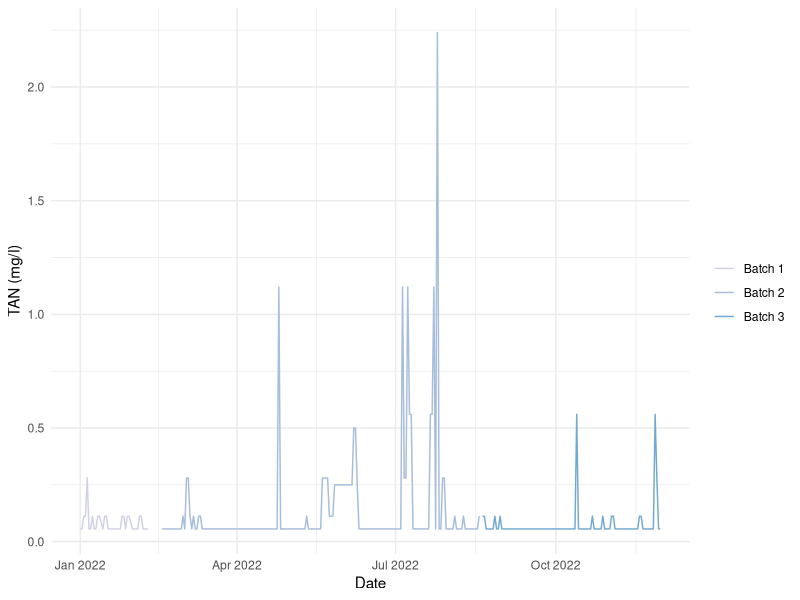
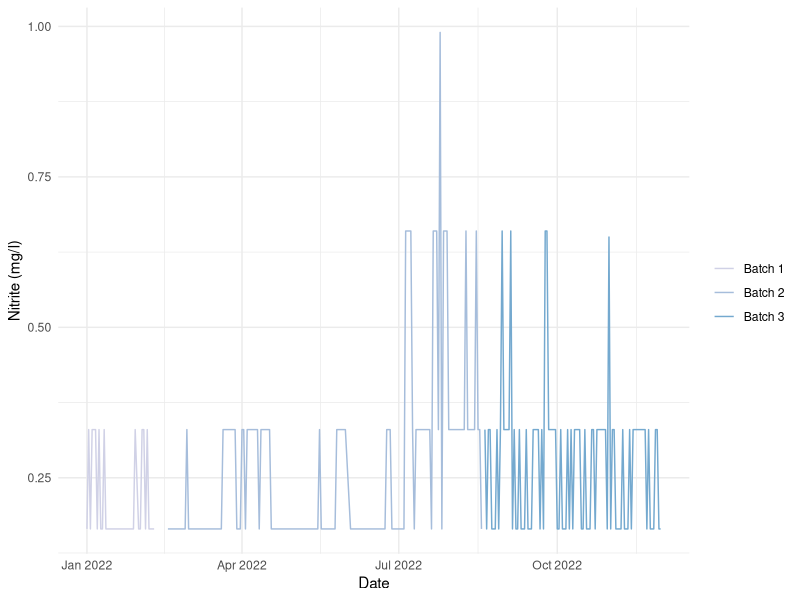
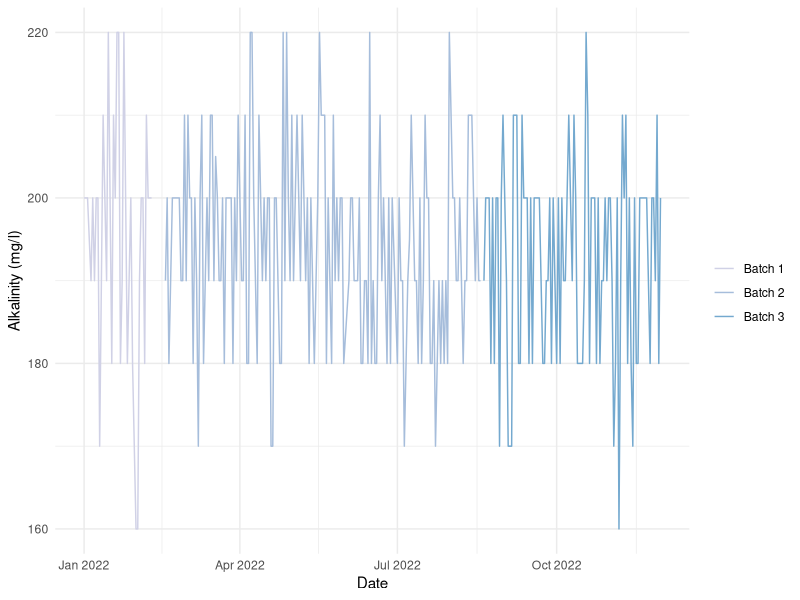
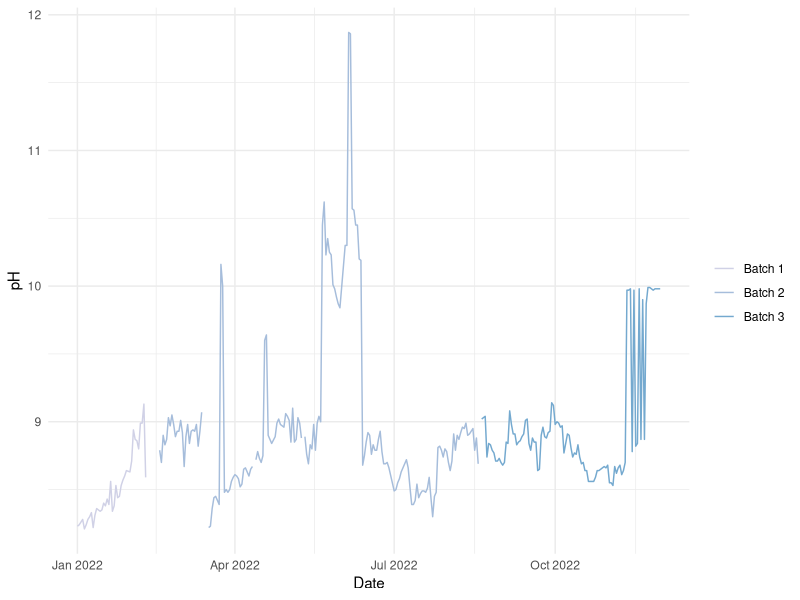
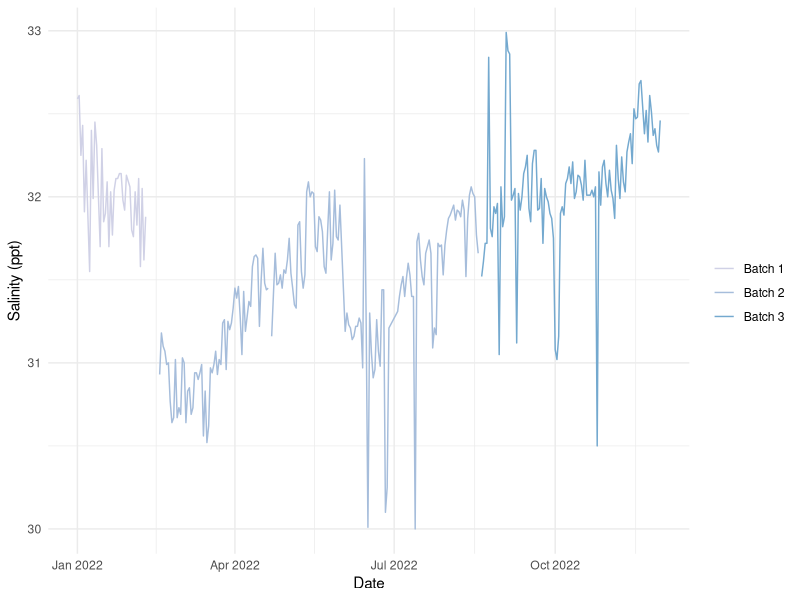
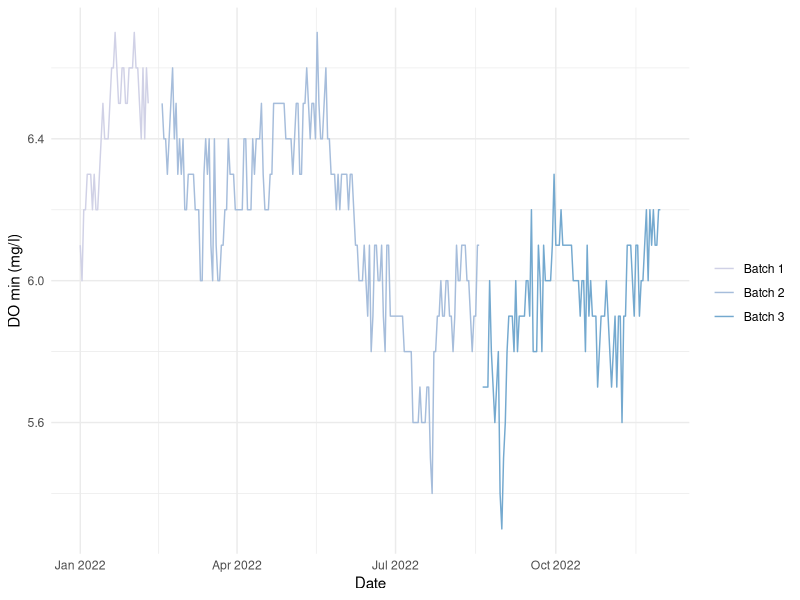
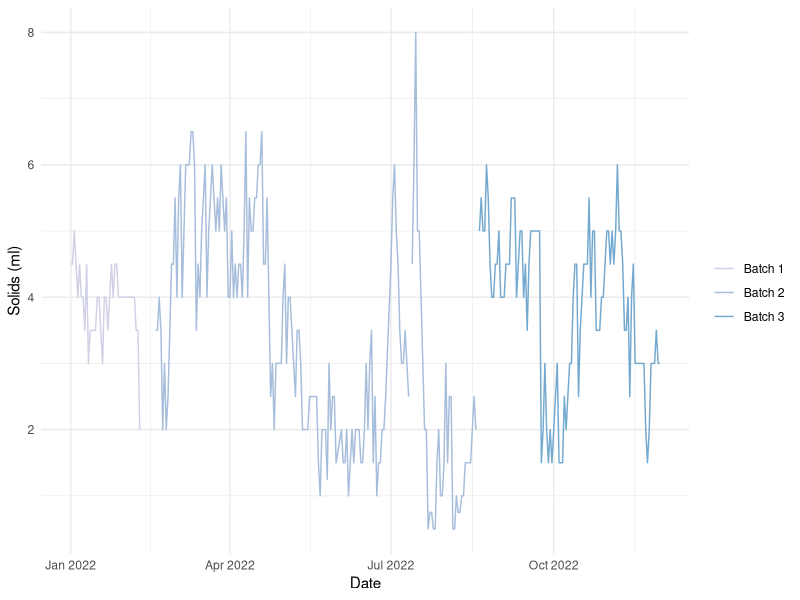
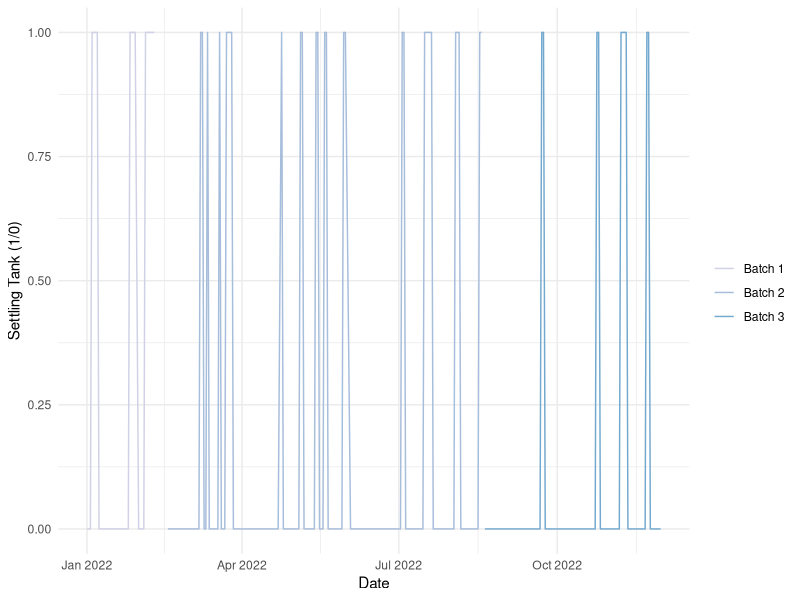

Source code (R) for these figures, in order:
## ---- chunk 1
knitr::opts_chunk$set(echo = FALSE, warning = FALSE, message = FALSE)
## ---- chunk 2
# import libraries
library(tidyverse)
library(broom)
library(kableExtra)
## ---- chunk 3

# import data
water_chem <- read.csv("data/water_chem.csv")

rainfall <- read.csv("data/rain_aet.csv") %>%
  mutate(date = as.Date(date))

primo.water <- read.csv("data/primo_water_21.csv")
## ---- chunk 4

# clean up spreadsheet
water_chem <- water_chem %>%
  mutate(DATE = as.Date(DATE, origin = "1899-12-30"),
         pH = as.numeric(str_replace(pH, "-", "")),
         Tempmax = str_replace(Tempmax, "-", ""),
         Tempmax = as.numeric(str_replace(Tempmax, ",", ".")),
         Feed = as.numeric(str_remove_all(Feed, "[:alpha:]|\\s")),
         Solids = as.numeric(str_remove_all(Solids, "[:alpha:]|\\s|\\(|\\)|\\-")),
         Settling.Tank = str_to_lower(Settling.Tank),
         Foam.Level = as.numeric(str_remove_all(Foam.Level, "[:alpha:]|\\/|\\s")))
## ---- chunk 5

# mutate some useful parameters
water_chem_4 <- water_chem %>%
  filter(DATE > "2021-12-31") %>%
  mutate(batch = case_when(DATE < "2022-02-17" ~ "batch_1",
                           DATE >= "2022-02-17" & DATE <= "2022-08-18" ~ "batch_2",
                           DATE >= "2022-08-20" & DATE <= "2022-11-30" ~ "batch_3"),
         total.feed = Feed * 8,
         Nitrite = case_when(Nitrite > 100 ~ Nitrite / 1000,
                             TRUE ~ Nitrite),
         pH = replace(pH, pH > 14, NA_real_),
         Settling.Tank = case_when(Settling.Tank == "no" ~ 0,
                                   Settling.Tank == "yes" ~ 1,
                                   TRUE ~ 0))


## ---- chunk 6

# plot TAN
rw_4_tan <- water_chem_4 %>%
  ggplot(aes(DATE, TAN, color = batch)) +
  geom_line()+
  scale_color_manual("", breaks = c("batch_1", "batch_2", "batch_3"),
                     values = c("#d0d1e6", "#a6bddb", "#74a9cf"),
                     labels = c("Batch 1", "Batch 2", "Batch 3")) +
  labs(x = "Date", y = "TAN (mg/l)") + 
  theme_minimal()

rw_4_tan
## ---- chunk 7

# plot nitrite
rw_4_nit <- water_chem_4 %>%
  ggplot(aes(DATE, Nitrite, color = batch)) +
  geom_line()+
  scale_color_manual("", breaks = c("batch_1", "batch_2", "batch_3"),
                     values = c("#d0d1e6", "#a6bddb", "#74a9cf"),
                     labels = c("Batch 1", "Batch 2", "Batch 3")) +
  labs(x = "Date", y = "Nitrite (mg/l)") + 
  theme_minimal()

rw_4_nit
## ---- chunk 8

# plot Alk
rw_4_alk <- water_chem_4 %>%
  ggplot(aes(DATE, ALK, color = batch)) +
  geom_line()+
  scale_color_manual("", breaks = c("batch_1", "batch_2", "batch_3"),
                     values = c("#d0d1e6", "#a6bddb", "#74a9cf"),
                     labels = c("Batch 1", "Batch 2", "Batch 3")) +
  labs(x = "Date", y = "Alkalinity (mg/l)") + 
  theme_minimal()

rw_4_alk
## ---- chunk 9

# plot pH
rw_4_ph <- water_chem_4 %>%
  ggplot(aes(DATE, pH, color = batch)) +
  geom_line()+
  scale_color_manual("", breaks = c("batch_1", "batch_2", "batch_3"),
                     values = c("#d0d1e6", "#a6bddb", "#74a9cf"),
                     labels = c("Batch 1", "Batch 2", "Batch 3")) +
  labs(x = "Date", y = "pH") + 
  theme_minimal()

rw_4_ph
## ---- chunk 10

# plot salinity
rw_4_sal <- water_chem_4 %>%
  ggplot(aes(DATE, Salinity, color = batch)) +
  geom_line()+
  scale_color_manual("", breaks = c("batch_1", "batch_2", "batch_3"),
                     values = c("#d0d1e6", "#a6bddb", "#74a9cf"),
                     labels = c("Batch 1", "Batch 2", "Batch 3")) +
  labs(x = "Date", y = "Salinity (ppt)") + 
  theme_minimal()

rw_4_sal
## ---- chunk 11

# plot DO
rw_4_do <- water_chem_4 %>%
  ggplot(aes(DATE, DOmin, color = batch)) +
  geom_line()+
  scale_color_manual("", breaks = c("batch_1", "batch_2", "batch_3"),
                     values = c("#d0d1e6", "#a6bddb", "#74a9cf"),
                     labels = c("Batch 1", "Batch 2", "Batch 3")) +
  labs(x = "Date", y = "DO min (mg/l)") + 
  theme_minimal()

rw_4_do
## ---- chunk 12

# plot solids
rw_4_solids <- water_chem_4 %>%
  ggplot(aes(DATE, Solids, color = batch)) +
  geom_line()+
  scale_color_manual("", breaks = c("batch_1", "batch_2", "batch_3"),
                     values = c("#d0d1e6", "#a6bddb", "#74a9cf"),
                     labels = c("Batch 1", "Batch 2", "Batch 3")) +
  labs(x = "Date", y = "Solids (ml)") + 
  theme_minimal()

rw_4_solids
## ---- chunk 13

# plot settling tank
rw_4_settling <- water_chem_4 %>%
  ggplot(aes(DATE, Settling.Tank, color = batch)) +
  geom_line()+
  scale_color_manual("", breaks = c("batch_1", "batch_2", "batch_3"),
                     values = c("#d0d1e6", "#a6bddb", "#74a9cf"),
                     labels = c("Batch 1", "Batch 2", "Batch 3")) +
  labs(x = "Date", y = "Settling Tank (1/0)") + 
  theme_minimal()

rw_4_settling
## ---- chunk 14

# plot total feed
rw_4_feed <- water_chem_4 %>%
  ggplot(aes(DATE, total.feed / 1000, color = batch)) +
  geom_line()+
  scale_color_manual("", breaks = c("batch_1", "batch_2", "batch_3"),
                     values = c("#d0d1e6", "#a6bddb", "#74a9cf"),
                     labels = c("Batch 1", "Batch 2", "Batch 3")) +
  labs(x = "Date", y = "Total Feed (kg)") + 
  theme_minimal()

rw_4_feed
## ---- chunk 15

# estimate cumulative nitrate based on nitrite production
cumulative.nitrate.95 <- water_chem_4 %>%
  mutate(total.volume = 90000 * Water.Level / 36,
         total.nitrite = Nitrite * total.volume) %>%
  group_by(batch) %>%
  mutate(cs = cumsum(total.nitrite),
         cumulative.nitrate = cs / total.volume)
## ---- chunk 16

# plot cumulative nitrate
rw_4_nitrate <- cumulative.nitrate.95 %>%
  ggplot(aes(DATE, cumulative.nitrate, color = batch)) +
  geom_line()+
  scale_color_manual("", breaks = c("batch_1", "batch_2", "batch_3"),
                     values = c("#d0d1e6", "#a6bddb", "#74a9cf"),
                     labels = c("Batch 1", "Batch 2", "Batch 3")) +
  labs(x = "Date", y = "Cumulative Nitrate (mg/l)") + 
  theme_minimal()

rw_4_nitrate
## ---- chunk 17
# custom color
rain.cols <- c(rainfall = "#a6bddb", aet = "#045a8d")

rainfall %>%
  ggplot(aes(date, measure_in, color = condition)) +
  geom_line() +
  scale_color_manual("", breaks = c("rainfall", "aet"),
                     values = c(rain.cols),
                     labels = c("Rainfall", "AET")) +
  labs(x = "Date", y = "Precipitation/ Evapo-transpiration (Inches)") + 
  theme_minimal()
## ---- chunk 18

primo.water.21 <- primo.water %>%
  mutate(vol.cube = vol_gal / 0.26417205235815 / 1000)
## ---- chunk 19
month.order <- c("January", "February", "March", "April",
                 "May", "June", "July", "August",
                 "September", "October", "November", "December")

primo.water.21 %>%
  ggplot(aes(factor(Month), vol.cube)) +
  geom_col(color = "#045a8d",fill =  "#a6bddb") +
  scale_x_discrete(limits = month.order, labels = c("Jan", "Feb", "Mar", "Apr", "May", "Jun", "Jul", "Aug", "Sep", "Oct", "Nov", "Dec")) +
  labs(x = "", y = "Monthly water demand (m^3)") + 
  theme_minimal()
